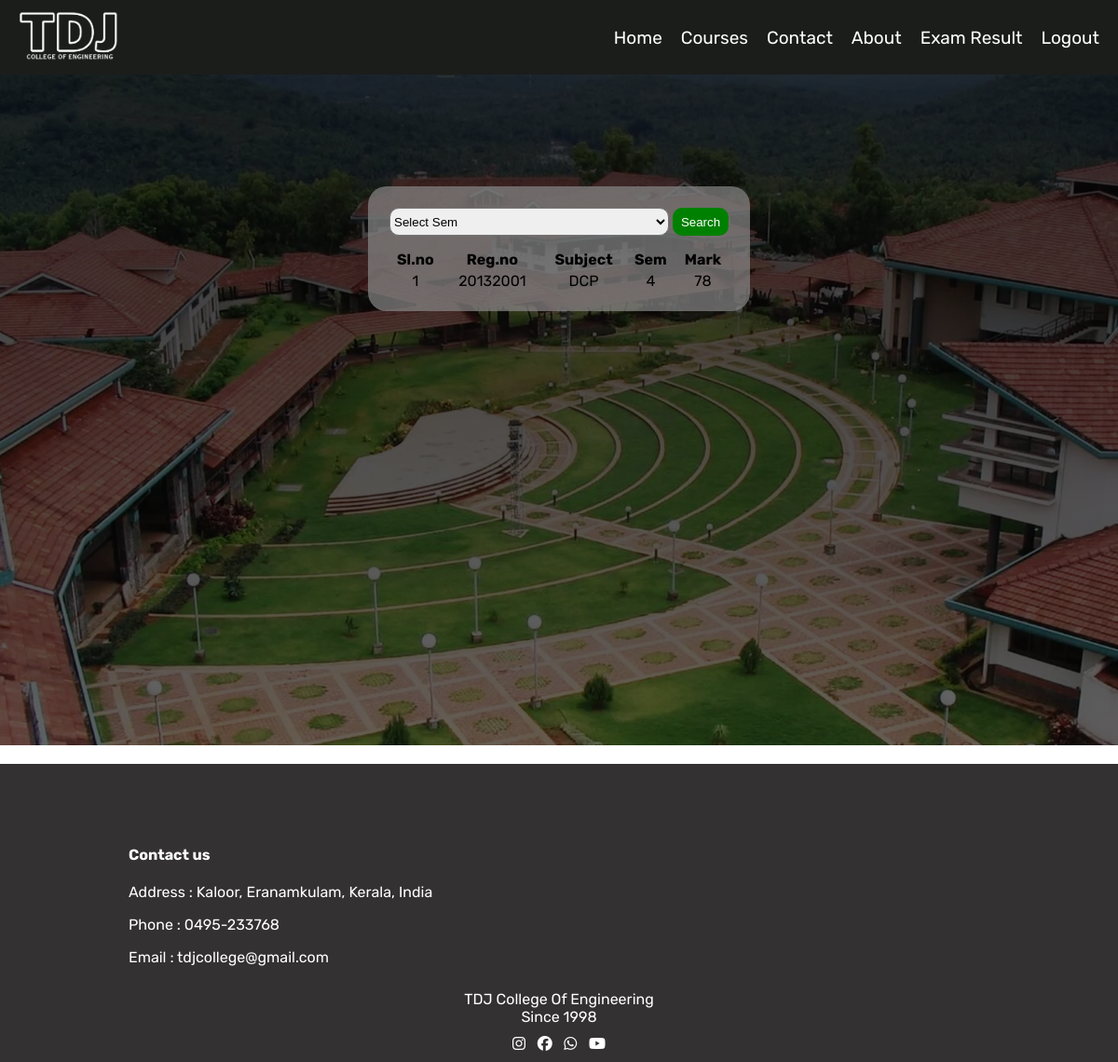
Page /stexamresultview (signed in) on the committed database.
### app/models.py (models this page shows, shortened)
class Semexam(models.Model):
    sem=models.ForeignKey(Sem,on_delete=models.CASCADE)
    subname=models.ForeignKey(Subject,on_delete=models.CASCADE)
    stud=models.ForeignKey(Student,on_delete=models.CASCADE)
    mark=models.IntegerField()
    bname=models.ForeignKey(Branches,on_delete=models.CASCADE)
    staffname=models.ForeignKey(Staff,on_delete=models.CASCADE)

class Student(models.Model):
    staffname=models.ForeignKey(Staff,on_delete=models.CASCADE)
    bname=models.ForeignKey(Branches,on_delete=models.CASCADE)
    ssem=models.ForeignKey(Sem,on_delete=models.CASCADE)
    stname=models.TextField()
    stregno=models.TextField()
    stadmno=models.TextField()
    stemail=models.TextField()
    stphno=models.TextField()
    staddress=models.TextField()
    stpassword=models.TextField(null=True)
    setnewpsw=models.BooleanField(default=False)

class Subject(models.Model):
    bname=models.ForeignKey(Branches,on_delete=models.CASCADE)
    sem=models.ForeignKey(Sem,on_delete=models.CASCADE)
    subjectname=models.TextField()

class Sem(models.Model):
    semno=models.TextField()
    def __str__(self):
        return self.semno

### app/views.py (the view)
# urls.py: path('stexamresultview',views.stexamresultview),
def stexamresultview(request):
    if 'std' in request.session:
        try:
            std=request.session['std']
        except:
            std=False
        sems=Sem.objects.all()
        if request.method=='POST':
            sem=request.POST['sem']
            examresult=Semexam.objects.filter(stud=Student.objects.get(stemail=request.session['std']),sem=sem)
        else:
            semexam=Semexam.objects.filter(stud=Student.objects.get(stemail=request.session['std']))
            sem=[]
            for i in semexam:
                sem.append(i.sem.semno)
            try:
                bigsem=max(sem)
                ssem=Sem.objects.get(semno=bigsem)
                examresult=Semexam.objects.filter(stud=Student.objects.get(stemail=request.session['std']),sem=ssem)
            except:
                examresult=Semexam.objects.filter(stud=Student.objects.get(stemail=request.session['std']))
    return render(request,'student/stexamresultview.html',{'std':std,'examresult':examresult,'sems':sems,'courses':courses(request)})

### app/views.py (called while the page is built)
def courses(request):
    branches=Branches.objects.filter(status=True)
    return branches

### templates/student/stexamresultview.html (shortened to what this page needs)
<!DOCTYPE html>
<html lang="en">
<head>
    {% load static %}
    <link rel="stylesheet" href="{% static 'css/index.css' %}">
</head>
<body>
    <div class="main">
        <div class="nav">
            <div class="navigation">
                <div class="logo">
                    <a href="../"><img src="{% static 'images/clogo.png' %}" alt=""></a>
                </div>
                <div class="links">
                    <ul>
                        <a href="../" class="service"><li>Home</li></a>
                        <div>
                            <li id="c_drop">Courses</li>
                        </div>
                        <a href="contact" class="service"><li>Contact</li></a>
                        <a href="" class="service"><li>About</li></a>
                        {% if std %}
                        <a href="../stexamresultview" class="service"><li>Exam Result</li></a>
                        <a href="st_logout" class="service"><li> Logout </li></a>
                        {% else %}
                        <a href="st_login" class="service"><li> Login </li></a>
                        {% endif %}
                    </ul>
                </div>
            </div>
        </div>
        <div class="banner">
            <div class="data examresult" style="margin-top: 200px;">
                <form action="../stexamresultview" method="POST">
                    <table>
                        <tr>
                            <td><select name="sem" id="" required>
                                <option value="" selected disabled>Select Sem</option>
                            </select></td>
                            <td><input type="submit" value="Search"></td>
                        </tr>
                    </table>
                </form>
                <table style="margin-top: 10px;">
                    <tr>
                        <th>Sl.no</th>
                        <th>Reg.no</th>
                        <th>Subject</th>
                        <th>Sem</th>
                        <th>Mark</th>
                    </tr>
                    <tr>
                        {% for i in examresult %}
                        <td>{{forloop.counter}}</td>
                        <td>{{i.stud.stregno}}</td>
                        <td>{{i.subname.subjectname}}</td>
                        <td>{{i.sem}}</td>
                        <td>{{i.mark}}</td>
                        {% endfor %}
                    </tr>
                </table>
            </div>
        </div>
        <footer>
            <div class="contact">
                <h4>Contact us</h4>
                <p>Address : Kaloor, Eranamkulam, Kerala, India</p>
                <p>Phone : 0495-233768</p>
                <p>Email : tdjcollege@gmail.com</p>
            </div>
            <div class="clg_name">
                <p>TDJ College Of Engineering</p>
                <p>Since 1998</p>
            </div>
            <div class="icons">
                <div class="icon"><i class="fa-brands fa-instagram"></i></div>
                <div class="icon"><i class="fa-brands fa-facebook"></i></div>
                <div class="icon"><i class="fa-brands fa-whatsapp"></i></div>
                <div class="icon"><i class="fa-brands fa-youtube"></i></div>
            </div>
        </footer>
    </div>
</body>
</html>

### static/css/index.css (style rules this page uses)
body { margin: 0px; font-family: "Rubik", sans-serif; font-optical-sizing: auto; font-style: normal; }
.main { background-color: rgb(255, 255, 255); }
.nav { position: fixed; top: 0px; width: 100%; z-index: 10; }
.navigation { display: grid; grid-template-areas: 'logo links links links'; height: 80px; background-color: rgb(27, 29, 27); width: 100%; }
.logo { grid-area: logo; display: flex ; align-items: center; }
.logo img { width:150px; filter: invert(100%) brightness(100%) ; }
.links { grid-area: links; display: flex; justify-content: flex-end; }
.links ul { display: flex; justify-content: space-evenly; align-items: center; color: white; }
li { list-style: none; font-size: 19px; margin-right: 20px; }
ul a { text-decoration: none; color: rgb(255, 255, 255); }
.banner { margin: 0px; background-size: cover; height: 100vh; background-image: linear-gradient(rgba(0, 0, 0, 0.8), rgba(0, 0, 0, 0.6)), url('../images/TDJ.webp'); display: flex; flex-direction: column; align-items: center; font-family: "Anton", sans-serif; font-weight: 400; font-style: normal; }
footer { margin-top: 20px; background-color: rgb(51, 49, 49); color: white; height: 300px; display: flex; flex-direction: column; align-items: center; justify-content: flex-end; padding: 10px; }
.icons { display: flex; width: 100px; justify-content: space-between; }
.contact { width: 80%; padding-left: 20px; }
.clg_name { display: flex; flex-direction: column; align-items: center; padding: 10px; }
.clg_name p { margin: 0px; }
.data { background-color: rgba(135, 135, 135, 0.707); padding: 20px; border-radius: 20px; }
select { width: 50%; height: 30px; border-radius: 10px; }
input[type='submit'] { background-color: green; border: none; height: 30px; width: 60px; border-radius: 10px; color: white; }
table { text-align: center; width: 100%; }
.banner .data select { width: 300px; }
.examresult { font-family: "Rubik", sans-serif; font-optical-sizing: auto; font-style: normal; }

### rows in the picture
Semexam: stud.stregno "20132001", subname.subjectname "DCP", sem "4", mark "78"
